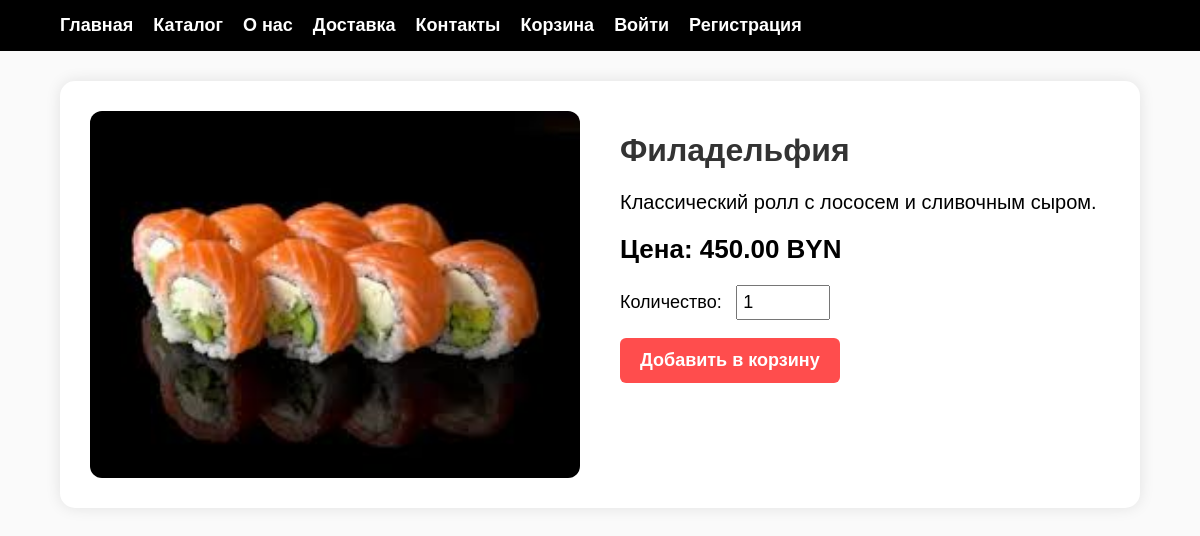
The app's page /product/philadelphia/ with its own data.
### shop/models.py (models this page shows, shortened)
class Product(models.Model):
    category = models.ForeignKey(Category, on_delete=models.CASCADE, related_name='products')
    name = models.CharField(max_length=150)
    slug = models.SlugField(unique=True)
    description = models.TextField()
    price = models.DecimalField(max_digits=8, decimal_places=2)
    weight = models.IntegerField()
    image = models.ImageField(upload_to='products/')

### shop/views.py (the view)
# urls.py: path('product/<slug:slug>/', views.product_detail, name='product_detail'),
def product_detail(request, slug):
    product = get_object_or_404(Product, slug=slug)
    return render(request, 'product_detail.html', {'product': product})

### shop/templates/product_detail.html (shortened to what this page needs)
{% extends 'base.html' %}
{% block content %}
<div style="
    display: grid;
    grid-template-columns: 1fr 1fr;
    gap: 40px;
    background: white;
    padding: 30px;
    border-radius: 15px;
    box-shadow: 0 0 15px rgba(0,0,0,0.1);
">
    <img src="{{ product.image.url }}" style="width: 100%; border-radius: 12px;">
    <div>
        <h1>{{ product.name }}</h1>
        <p style="font-size: 20px; margin: 15px 0;">
            {{ product.description }}
        </p>
        <p style="font-size: 26px; font-weight: bold; margin: 20px 0;">
            Цена: <span id="price">{{ product.price }}</span> BYN
        </p>
        <label style="font-size: 18px;">Количество:</label>
        <input id="qty" type="number" value="1" min="1"
               style="width: 80px; padding: 5px; font-size: 18px; margin-left: 10px;">
        <br><br>
        <a id="addToCartBtn"
           href="/cart/add/{{ product.id }}/?qty=1"
           style="
               display: inline-block;
               padding: 12px 20px;
               background: #ff4d4d;
               color: white;
               border-radius: 6px;
               text-decoration: none;
               font-size: 18px;
               font-weight: bold;
           ">
            Добавить в корзину
        </a>
    </div>
</div>
{% endblock %}

### shop/templates/base.html (style rules this page uses)
body { margin: 0; font-family: Arial, sans-serif; background: #fafafa; }
h1 { color: #333; }

### records on screen
Product: image (picture), name "Филадельфия", description "Классический ролл с лососем и сливочным сыром.", price "450.00"
